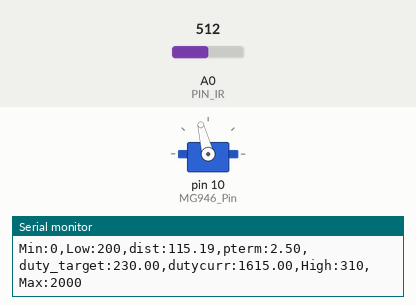
The sketch below on a simulated Arduino Uno, built with avr-gcc and run on an emulated ATmega328P. Parts: servo, the last lines printed to the serial monitor. Inputs (shaded band) come from the test bench; at power-on: A0 (PIN_IR) = 512.

Above: at 1.2 s.
1.3 s: A0 (PIN_IR) set to 583
At 1.48 s:
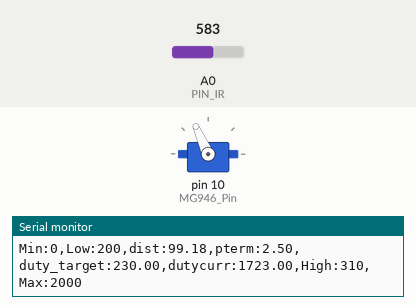
3.1 s: A0 (PIN_IR) set to 593
At 4.3 s:
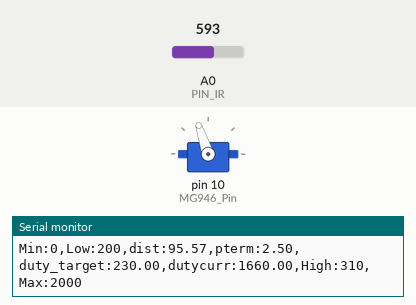
6.1 s: A0 (PIN_IR) set to 306
At 7.8 s:
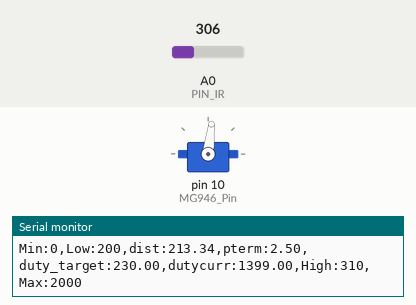
8.1 s: A0 (PIN_IR) set to 900
At 9.0 s:
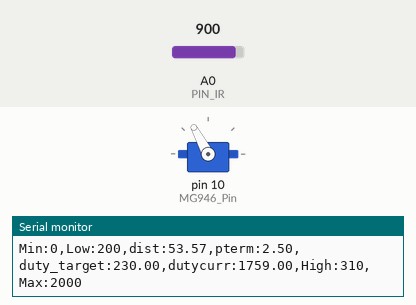
Timing chart, 0 to 11.0 s (numbered marks = the images above; inputs shaded):
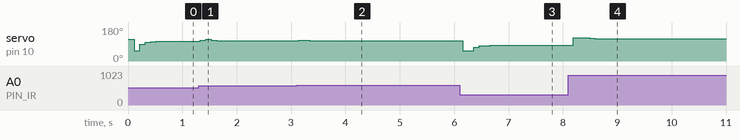

Measured:
- after the input at 1.3 s, servo on pin 10 (MG946_Pin): 104° → 111° at once, → 114° 0.10 s later, → 110° 0.10 s later, → 108° 0.10 s later
- after the input at 3.1 s, servo on pin 10 (MG946_Pin): 108° → 109° at once, → 108° 0.20 s later
- after the input at 6.1 s, servo on pin 10 (MG946_Pin): 108° → 53° after 0.06 s, → 74° 0.20 s later, → 80° 0.10 s later, → 82° 0.10 s later, … (5 changes in this stretch)
- after the input at 8.1 s, servo on pin 10 (MG946_Pin): 83° → 123° after 0.09 s, → 120° 0.30 s later, → 118° 0.10 s later

The sketch:

final_proj.ino
```cpp
#include <PID_v1.h>
#include <Servo.h>
#define PIN_IR A0
#define MG946_Pin 10
#define MG946_L 580
#define MG946_M 1450
#define MG946_H 2200

Servo MG946;

float Kp = 2.5;                //P게인 값
float Ki = 0;                  //I게인 값
float Kd = 1;                  //D게인 값
double Setpoint, Input, Output, ServoOutput;
#define DIST_10C 8
#define DIST_40C 36.5
static long apt = 0;
#define interval 2
unsigned long oldmil;

int fc = 9;
float dt = interval / 1000.0;
float lambda = 2 * PI * fc * dt;
float filter = 0.0, prev = 0.0;
float rdist,fdist,pt,it,dit,prevdif;

int servo_duty(int a){
  return map(a,0,180,MG946_L,MG946_H);
}


PID myPID(&Input, &Output, &Setpoint, Kp, Ki, Kd, DIRECT);   //PID객체 생성

void setup() {
  Serial.begin(115200);
  MG946.attach(MG946_Pin);
  MG946.writeMicroseconds(MG946_M); //초기화 각도삽입

  myPID.SetMode(AUTOMATIC);               //PID모드를 AUTOMATIC으로 설정
  myPID.SetOutputLimits(-30,50);          //PID의 값을 최소 -80부터 최대 80까지 설정
}
                   //막대 중앙 위치(Set Point를 15cm로 설정)
void loop() {
  Setpoint = 23;
  float dist = lpfilter();
  Input = dist;
  myPID.Compute();
  ServoOutput=servo_duty(87+Output);
  Serial.print("Min:0,Low:200,dist:");
  Serial.print(dist*10);
  Serial.print(",pterm:");
  Serial.print(myPID.GetKp());
  Serial.print(",duty_target:");
  Serial.print(Setpoint*10);
  Serial.print(",dutycurr:");
  Serial.print(ServoOutput);
  Serial.println(",High:310,Max:2000");
  MG946.writeMicroseconds(ServoOutput);

}
float ir_distance(void){ // return value unit: mm
  float irval=float(analogRead(PIN_IR));
  float tmp = ((6762.0/(irval-9.0))-4.0);
  float calidist = 10.0+30.0/(DIST_40C-DIST_10C)*(tmp-DIST_10C);
  return calidist;
}
float lpfilter()
{
    unsigned long dmil = 0;
    unsigned long mil = millis();
    if (mil != oldmil)
    {
        dmil = mil - oldmil;
        oldmil = mil;
    }
    apt -= dmil;
    if (apt <= 0)
    {
        apt += interval;
        filter = lambda / (1 + lambda) *  ir_distance()+ 1 / (1 + lambda) * prev; //필터된 값
        prev = filter;
    }
    return filter;
}
```
